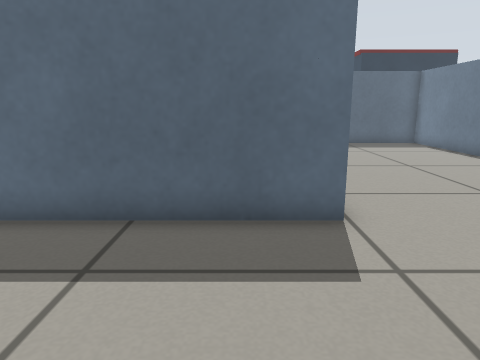
[1] (above)

16 first-person views from a walk through a world built for the Gazebo simulator. The camera is 0.51 m above the floor, tilts 12° down and sees 70° across. The floor is counted in squares, 0.25 m on a side. Each view is taken from the middle of a square. On the plan, view 1 faces up. The plan holds only what a view shows up to about 18 squares ahead; the rest is blank. The place goes on beyond the plan. Simple shapes stand in for some stock models.

[2]
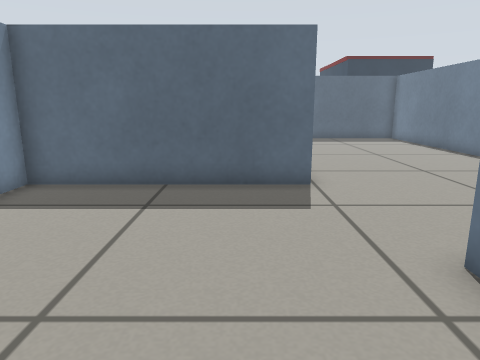

[3]
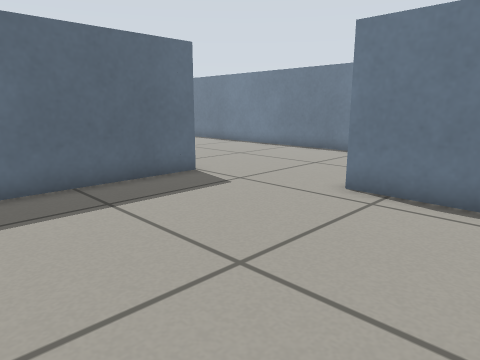

[4]
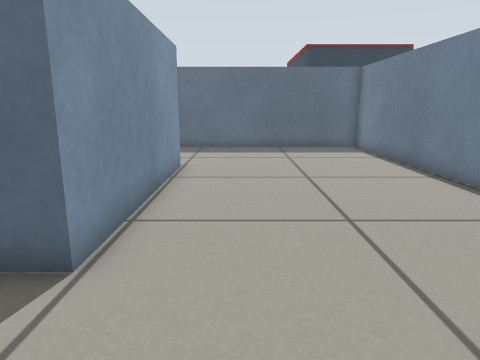

[5]
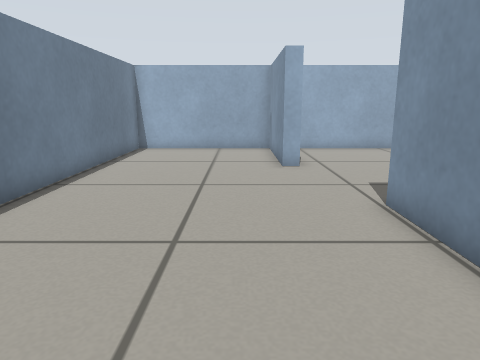

[6]
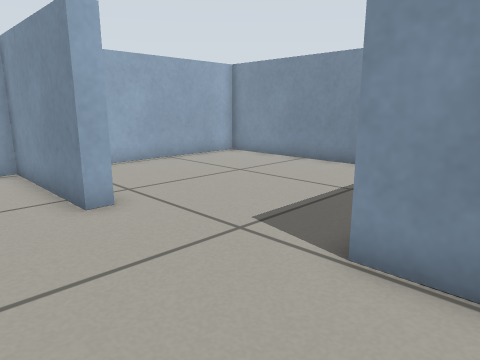

[7]
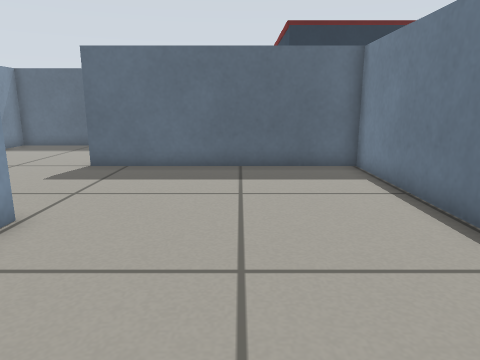

[8]
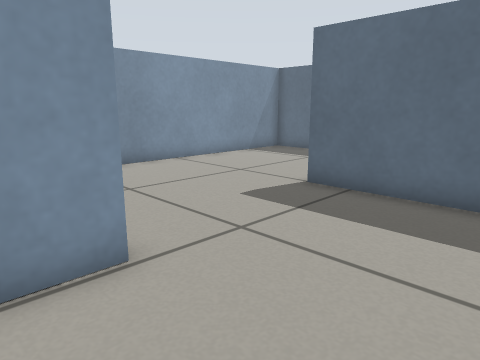

[9]
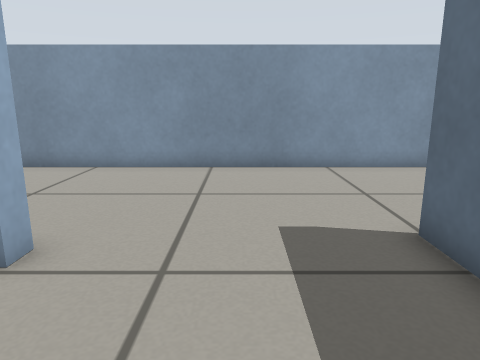

[10]
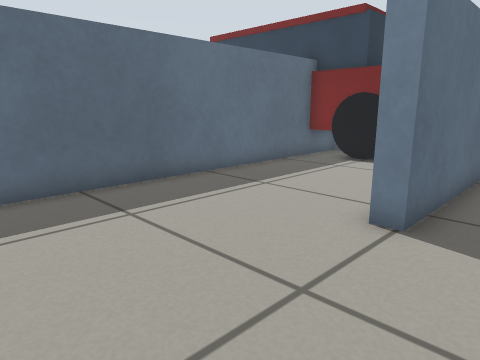

[11]
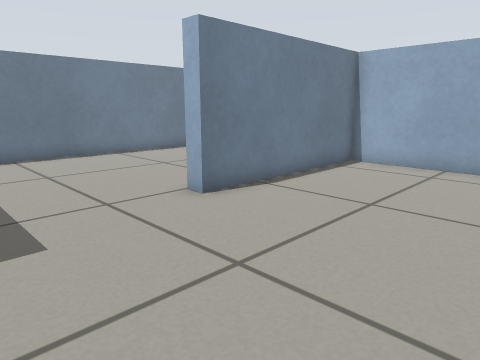

[12]
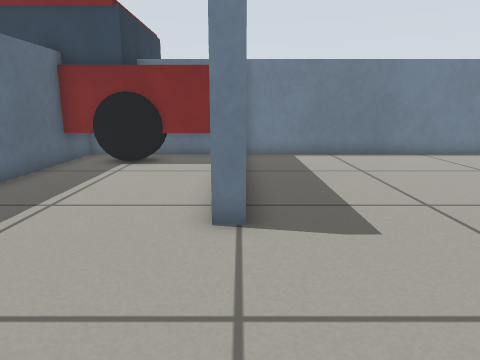

[13]
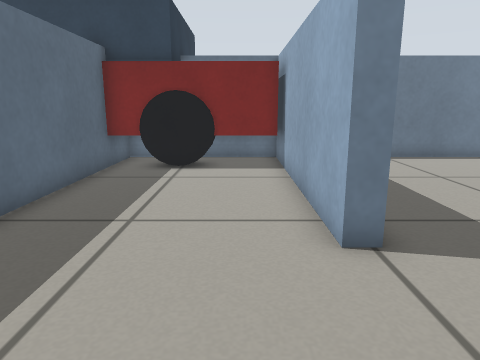

[14]
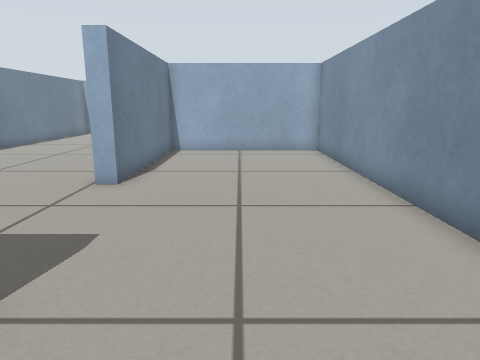

[15]
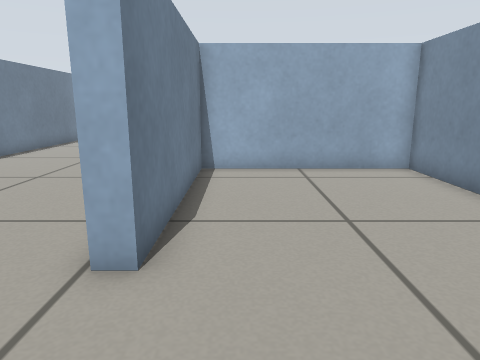

[16]
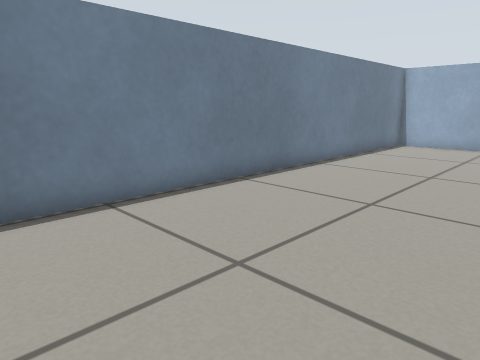

### Floor plan
Ten units are one square. View 1 is at (0, 0); x grows to the right and y downward. Boxes are objects, and circles mark ways between rooms. Rooms are numbered by the first view taken in them; rooms with no view inside come last. Other rooms are left out.
<svg viewBox="-62 -270 168 317">
<path fill="none" stroke="#000" d="M29 18 29 -11 35 -11M-57 -22 -57 42 20 42M19 -60 -57 -60 -57 -49M19 -140 19 -60M35 -11 35 42 101 42 101 -199 24 -199M24 -199 7 -199 7 -205 100 -205M75 -265 -57 -265 -57 -66 13 -66 13 -140 19 -140"/>
<circle cx="28" cy="-35" r="3" fill="#2a7"/>
<circle cx="15" cy="-170" r="3" fill="#2a7"/>
<text x="-10" y="-10">1</text>
<text x="60" y="-90">2</text>
<text x="-10" y="-190">3</text>
</svg>
Room 1 opens to room 2. Room 2 opens to room 3.

Where each view was taken, in squares from view 1:
view 1: 0 up, 0 right, facing up
view 2: 3 down, 0 right, facing up
view 3: 3 down, 5 left, facing up-right
view 4: 2 up, 4 right, facing up
view 5: 13 up, 5 right, facing down
view 6: 8 up, 6 right, facing down-left
view 7: 8 up, 6 right, facing up
view 8: 12 up, 6 right, facing up-left
view 9: 17 up, 6 right, facing left
view 10: 18 up, 5 left, facing up-right
view 11: 19 up, 5 left, facing down-right
view 12: 20 up, 5 left, facing right
view 13: 22 up, 4 left, facing right
view 14: 23 up, 2 left, facing down
view 15: 18 up, 0 right, facing down
view 16: 15 up, 3 right, facing down-right
